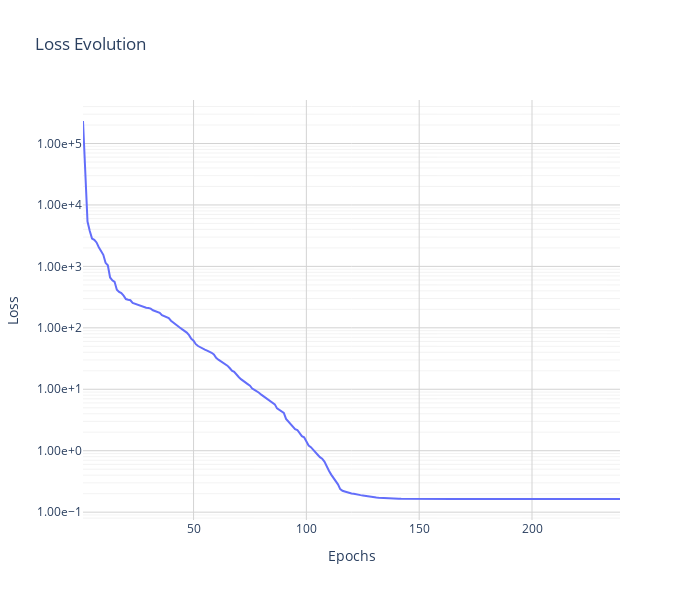

Notebook code for this chart:
### Code cell
import plotly.graph_objects as go
import os

fig = go.Figure()

fig.add_trace(go.Scatter(
    x=epochs, 
    y=loss, 
    mode='lines', 
    name='Training Loss'
))

fig.update_layout(
    title="Loss Evolution",
    xaxis_title="Epochs",
    yaxis_title="Loss",
    yaxis_type="log",  
    template="plotly_white",  
    hovermode="x unified", 
    width=700,   
    height=600,  
    yaxis=dict(
        tickformat=".2e",      
        exponentformat="e",    
        dtick = 1,
        # showexponent="all"     
        minor=dict(
            showgrid=True,          
            gridwidth=0.8,          # Slightly thinner 
            # gridcolor='WhiteSmoke', 
            tickmode="auto"         
        )
    )
    
)

fig.update_xaxes(showgrid=True, gridwidth=1, gridcolor='LightGray')
fig.update_yaxes(showgrid=True, gridwidth=1, gridcolor='LightGray')

# Save the plot (saving as html keeps it interactive) 
save_name = "loss.html"
save_path = os.path.join(save_folder, save_name)
fig.write_html(save_path)

Optional: fig.show()

### Figure 1 — Plotly figure (JSON) as saved in the notebook; plotly's stock layout.template omitted (floating-point values rounded to 4 significant figures; data arrays with more than 128 entries replaced by an {"elided": "..."} marker saying what was removed)
{"data": [{"mode": "lines", "name": "Training Loss", "type": "scatter", "x": {"elided": "239 int values"}, "y": {"elided": "239 float values"}}], "layout": {"height": 600, "hovermode": "x unified", "title": {"text": "Loss Evolution"}, "width": 700, "xaxis": {"gridcolor": "LightGray", "gridwidth": 1, "showgrid": true, "title": {"text": "Epochs"}}, "yaxis": {"dtick": 1, "exponentformat": "e", "gridcolor": "LightGray", "gridwidth": 1, "minor": {"gridwidth": 0.8, "showgrid": true, "tickmode": "auto"}, "showgrid": true, "tickformat": ".2e", "title": {"text": "Loss"}, "type": "log"}}}
